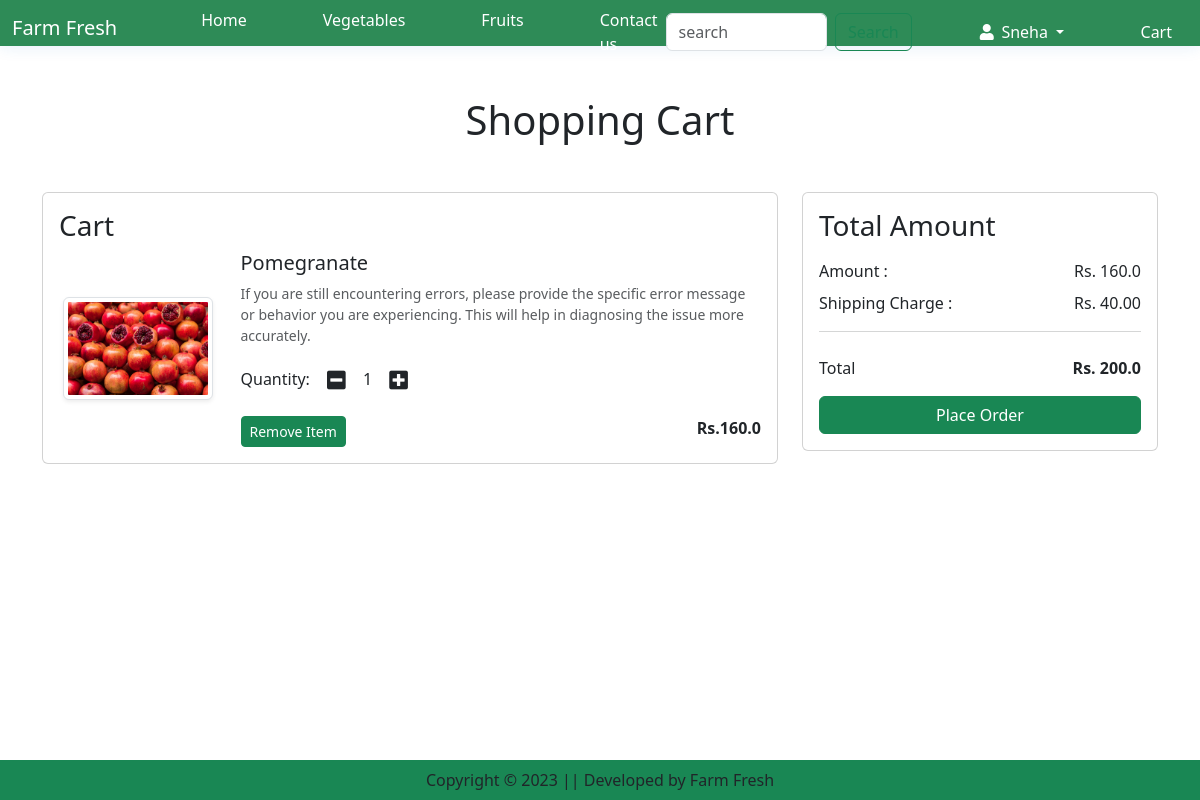
The page /cart/ (signed in) on the database its author committed.
### app/models.py (models this page shows, shortened)
class Cart(models.Model):
    user = models.ForeignKey(User,on_delete=models.CASCADE)
    product =models.ForeignKey(Product,on_delete=models.CASCADE)
    quantity = models.PositiveIntegerField(default=1)

class Product(models.Model):
    name= models.CharField(max_length=100)
    price=models.FloatField()
    description= models.TextField()
    category = models.CharField(choices=category_choices,max_length=100)
    product_image=models.ImageField(upload_to='product')

### app/views.py (the view)
# urls.py: path('cart/', views.showCart, name='cart'),
def showCart(request):
    user=request.user
    cart = Cart.objects.filter(user=user)
    amount=0
    for p in cart:
        value = p.quantity * p.product.price
        amount += value
    totalamount= amount + 40
    return render(request,'cart.html',locals())

### app/templates/cart.html (shortened to what this page needs)
{% extends 'nav.html' %}
{% load static %}
{% block content %}
<div class="container my-5">
    <div class="row">
        <h1 class="text-center mb-5 mt-5">
            Shopping Cart
        </h1>
        <div class="col-sm-8">
            <div class="card">
                <div class="card-body">
                    <h3>Cart</h3>
                    {% for item in cart %}
                    <div class="row">
                        <div class="col-sm-3 text-center align-self-center">
                            <img src="{{item.product.product_image.url}}"
                                 class="img-fluid img-thumbnail shadow-sm"
                                 height="150" width="150">
                        </div>
                        <div class="col-sm-9 " >
                            <h5>{{item.product.name}}</h5>
                            <p class="mb-2 text-muted small">
                                {{item.product.description}}
                            </p>
                            <div class="my-3">
                                <label>Quantity:</label>
                                    <a href="" class="minus-cart btn" id="{{item.product.id}}"><i class="fas fa-minus-square fa-lg"></i></a>
                                    <span  id="quantity"  class="input-qty">{{item.quantity}}</span>
                                    <a href="" class="plus-cart btn" id="{{item.product.id}}"><i class="fas fa-plus-square fa-lg"></i></a>
                            </div>
                            <div class="d-flex justify-content-between mt-3">
                                    <a href="" class="remove-cart btn btn-sm btn-success mr-3"
                                    pid="{{item.product.id}}">Remove Item</a>
                                    <p class="mb-0"><span><strong>Rs.{{item.product.price}}</strong></span></p>
                            </div>
                        </div>
                    </div>
                    {% endfor %}
                </div>
            </div>
        </div>
        {% if cart %}
        <div class="col-sm-4">
            <div class="card">
                <div class="card-body">
                    <h3>Total Amount </h3>
                    <ul class="list-group">
                        <li class="list-group-item d-flex justify-content-between
                         align-items-center border-0 px-0 pb-0  " >Amount :
                         <span id="amount">
                            Rs.  {{amount}}</span></li>
                        <li class="list-group-item d-flex justify-content-between
                         align-items-center border-0 px-0 pb-0 ">
                         Shipping Charge :
                          <span >Rs.  40.00</span></li>
                         <hr class="text-muted">
                        <li class="list-group-item d-flex justify-content-between
                         align-items-center border-0 px-0 pb-0  ">Total
                         <span id="totalamount"><strong>
                            Rs.  {{totalamount}}</strong></span>
                        </li>
                    </ul>
                    <div class="d-grid mt-3">
                        <a href="{% url 'placeorder' %}" class="btn btn-success">Place Order</a>
                    </div>
                </div>
            </div>
        </div>
        {% else %}
        <h3 class="text-center">Cart is Empty</h3>
        {% endif %}
    </div>
</div>
{% endblock %}

### app/templates/nav.html (shortened to what this page needs)
<!DOCTYPE html>
{% load static %}
<html lang="en">
<head>
    <link rel="stylesheet" href="https://cdnjs.cloudflare.com/ajax/libs/font-awesome/5.15.3/css/all.min.css">
    <link href="https://cdn.jsdelivr.net/npm/bootstrap@5.3.1/dist/css/bootstrap.min.css" rel="stylesheet">
    <link rel="stylesheet" href="{% static 'css/style.css' %}">
</head>
<body>
  <header id="header"  class="fixed-top">
          <nav class="navbar navbar-expand-lg navbar-dark " >
            <div class="container-fluid fixed-top">
              <h1 class="navbar-brand" >Farm Fresh</h1>
              <div class="collapse navbar-collapse" id="navbarSupportedContent">
                <ul class="navbar-nav me-auto mb-2 mb-lg-0">
                  {% if request.user.is_authenticated %}
                  <li class="nav-item">
                    <a class="nav-link active text-white"  aria-current="page" href="{% url 'home'%}">Home</a>
                  </li>
                  <li class="nav-item">
                    <a class="nav-link text-white"  href="{% url 'vegetable_category'  %}">Vegetables</a>
                  </li>
                  <li class="nav-item">
                    <a class="nav-link text-white" href="{% url 'fruit_category'  %}">Fruits</a>
                  </li>
                  <li class="nav-item">
                    <a class="nav-link text-white" href="">Contact us</a>
                  </li>
                </ul>
                <form method="get" action="/search/" class="d-flex" role="search">
                  <input class="form-control me-2" type="search"
                  name="Search" id="search" placeholder="search" aria-label="Search">
                  <button class="btn btn-outline-success" type="submit">Search</button>
                </form>
              </div>
              <ul class="navbar-nav me-auto mb-2 mb-lg-0">
                <li class="nav-item dropdown ">
                  <a class="nav-link dropdown-toggle text-white"  href="#" role="button" data-bs-toggle="dropdown" aria-expanded="false">
                    <i class="fas fa-user" style="margin-right: 10%;"></i>{{request.user}}
                  </a>
                </li>
                <li class="nav-tem mx-2">
                  <a href="{% url 'cart' %}" class="nav-link text-white">Cart</a>
                </li>
                {% endif %}
              </ul>
            </div>
          </nav>
  </header>
      {% block content %}{% endblock content %}
    <footer class=" container-fluid bg-success text-center fixed-bottom p-2 mt-5">
        Copyright &copy; 2023 || Developed by Farm Fresh
    </footer>
</body>
</html>

### app/static/css/style.css (style rules this page uses)
#header { background: seagreen; transition: all 0.5s; z-index: 997; padding: 15px 0; top:0; box-shadow: 0px 2px 15px rgba(25, 119, 204, 0.1); }
.nav-link { margin-left: 60px; }

### rows shown on the page
Cart: product.product_image (picture), product.name "Pomegranate", product.description "If you are still encountering errors, please provide the specific error message or behavior you are experiencing. This will help in diagnosing the issue more accurately.", quantity "1", product.price "160.0"

### other values the page prints
{{ request.user }} "Sneha"
{{ amount }} "160.0"
{{ totalamount }} "200.0"
